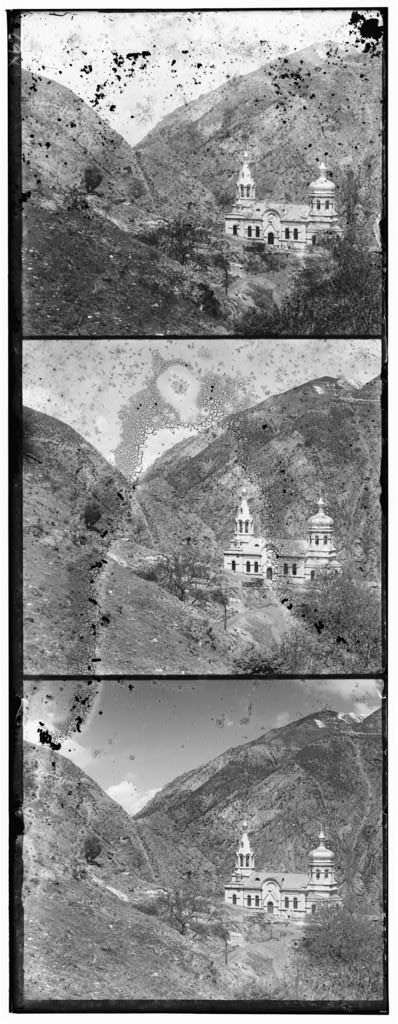
#> input picture syde671/data/00056v.jpg, 398 x 1024 px, given in place of 01007a.jpg, which was not available
$ python create_detailed_alignment_gif.py
#> lines starting #> are read from the running program, lines starting #| are printed output that depends on the picture; pictures that were not available may be replaced by others from this repository, and a replacement may not be noted
### syde671/main.py
import numpy as np
import imageio.v3 as iio
import matplotlib.pyplot as plt

from pathlib import Path
import csv
import time

# ============================================================
# 1. Load image
# ============================================================

def load_image(path):
    image = iio.imread(path)

    # Convert integer image to float [0, 1]
    if np.issubdtype(image.dtype, np.integer):
        max_value = np.iinfo(image.dtype).max
        image = image.astype(np.float32) / max_value
    else:
        image = image.astype(np.float32)

    return image


# ============================================================
# 2. Split glass plate into B, G, R
# ============================================================

def split_channels(image):
    height = image.shape[0]

    channel_height = height // 3

    B = image[
        0:channel_height,
        :
    ]

    G = image[
        channel_height:2 * channel_height,
        :
    ]

    R = image[
        2 * channel_height:3 * channel_height,
        :
    ]

    return B, G, R


# ============================================================
# 3. Shift image
# ============================================================

def shift_image(image, dx, dy):
    """
    dx > 0 : right
    dx < 0 : left

    dy > 0 : down
    dy < 0 : up
    """

    return np.roll(
        image,
        shift=(dy, dx),
        axis=(0, 1)
    )


# ============================================================
# 4. Crop border
# ============================================================

# [19 lines left out: functions crop_border, l2_distance, not called in this run]


# ============================================================
# 6. NCC
# ============================================================

def ncc(image1, image2):
    """
    Normalized Cross-Correlation.

    Assignment definition:
    dot product between normalized image vectors.
    """

    a = image1.flatten()
    b = image2.flatten()

    a_norm = np.linalg.norm(a)
    b_norm = np.linalg.norm(b)

    if a_norm == 0 or b_norm == 0:
        return -1

    a = a / a_norm
    b = b / b_norm

    return np.dot(a, b)


# ============================================================
# 7. Single-scale L2 alignment
# ============================================================

# [146 lines left out: functions align_l2, align_ncc, show_rgb, not called in this run]


# ============================================================
# 10. Gaussian/binomial blur
# ============================================================

def blur_image(image):
    """
    Apply:

        [1, 4, 6, 4, 1] / 16

    horizontally and vertically.
    """

    kernel = np.array(
        [1, 4, 6, 4, 1],
        dtype=np.float32
    ) / 16.0

    height, width = image.shape

    # --------------------------------------------------------
    # Horizontal blur
    # --------------------------------------------------------

    padded = np.pad(
        image,
        ((0, 0), (2, 2)),
        mode="reflect"
    )

    horizontal = np.zeros_like(
        image
    )

    for i in range(5):

        horizontal += (
            kernel[i]
            * padded[
                :,
                i:i + width
            ]
        )

    # --------------------------------------------------------
    # Vertical blur
    # --------------------------------------------------------

    padded = np.pad(
        horizontal,
        ((2, 2), (0, 0)),
        mode="reflect"
    )

    blurred = np.zeros_like(
        image
    )

    for i in range(5):

        blurred += (
            kernel[i]
            * padded[
                i:i + height,
                :
            ]
        )

    return blurred


# ============================================================
# 11. Downsample by factor of 2
# ============================================================

def downsample(image):

    # Blur BEFORE subsampling
    blurred = blur_image(image)

    # Keep every second row and column
    smaller = blurred[
        ::2,
        ::2
    ]

    return smaller


# ============================================================
# 12. Build Gaussian pyramid
# ============================================================

def build_pyramid(
    image,
    min_size=150
):

    # Level 0 = full-resolution image
    pyramid = [image]

    while (
        min(pyramid[-1].shape)
        >= 2 * min_size
    ):

        smaller = downsample(
            pyramid[-1]
        )

        pyramid.append(
            smaller
        )

    return pyramid


# ============================================================
# 13. Search around an existing displacement
# ============================================================

def search_alignment(
    moving,
    reference,
    center_dx=0,
    center_dy=0,
    search_range=15,
    metric="ncc",
    border=10
):

    min_dx = center_dx - search_range
    max_dx = center_dx + search_range

    min_dy = center_dy - search_range
    max_dy = center_dy + search_range

    # Largest possible displacement being tested
    largest_shift = max(
        abs(min_dx),
        abs(max_dx),
        abs(min_dy),
        abs(max_dy)
    )

    # Avoid np.roll wrapped pixels during scoring
    margin = (
        border
        + largest_shift
    )

    if (
        2 * margin
        >= min(reference.shape)
    ):
        raise ValueError(
            "Image too small for this search range."
        )

    reference_crop = reference[
        margin:-margin,
        margin:-margin
    ]

    # --------------------------------------------------------
    # Initialize score
    # --------------------------------------------------------

    if metric == "l2":

        best_score = float("inf")

    elif metric == "ncc":

        best_score = -float("inf")

    else:

        raise ValueError(
            "metric must be 'l2' or 'ncc'"
        )

    best_dx = center_dx
    best_dy = center_dy

    # --------------------------------------------------------
    # Search
    # --------------------------------------------------------

    for dy in range(
        min_dy,
        max_dy + 1
    ):

        for dx in range(
            min_dx,
            max_dx + 1
        ):

            shifted = shift_image(
                moving,
                dx,
                dy
            )

            shifted_crop = shifted[
                margin:-margin,
                margin:-margin
            ]

            # ----------------------------------------------
            # L2
            # ----------------------------------------------

            if metric == "l2":

                score = l2_distance(
                    shifted_crop,
                    reference_crop
                )

                if score < best_score:

                    best_score = score

                    best_dx = dx
                    best_dy = dy

            # ----------------------------------------------
            # NCC
            # ----------------------------------------------

            else:

                score = ncc(
                    shifted_crop,
                    reference_crop
                )

                if score > best_score:

                    best_score = score

                    best_dx = dx
                    best_dy = dy

    return (
        best_dx,
        best_dy,
        best_score
    )


# ============================================================
# 14. Coarse-to-fine pyramid alignment
# ============================================================

# [727 lines left out: functions align_pyramid, save_rgb, shift_crop_border, process_one_image, main, not called in this run]


# ============================================================
# Run
# ============================================================

# [2 lines that do not run on import are left out]

### syde671/visualize_alignment.py
"""Generate alignment-search visualizations for one Prokudin-Gorskii plate.

The default input is data/01007a.jpg. Brute-force heatmaps use the coarsest
pyramid level as a low-resolution version of the same plate; pyramid figures
use the full-resolution input.
"""

from __future__ import annotations

import argparse
import csv
from pathlib import Path

import matplotlib

matplotlib.use("Agg")
import matplotlib.pyplot as plt
import numpy as np

from main import (
    build_pyramid,
    load_image,
    ncc,
    l2_distance,
    search_alignment,
    shift_image,
    split_channels,
)


SCRIPT_DIR = Path(__file__).resolve().parent


# [73 lines left out: functions score_surface, plot_heatmaps, not called in this run]


def align_with_history(moving, reference, channel_name, metric="ncc"):
    """Run coarse-to-fine alignment and retain every per-level estimate."""
    moving_pyramid = build_pyramid(moving, min_size=150)
    reference_pyramid = build_pyramid(reference, min_size=150)
    level_count = min(len(moving_pyramid), len(reference_pyramid))
    dx = dy = 0
    history = []

    for level in reversed(range(level_count)):
        if level == level_count - 1:
            predicted_dx = predicted_dy = 0
            search_range = 15
        else:
            predicted_dx = dx * 2
            predicted_dy = dy * 2
            dx, dy = predicted_dx, predicted_dy
            search_range = 2

        dx, dy, score = search_alignment(
            moving_pyramid[level],
            reference_pyramid[level],
            center_dx=dx,
            center_dy=dy,
            search_range=search_range,
            metric=metric,
        )
        scale = 2 ** level
        history.append({
            "channel": channel_name,
            "level": level,
            "height": reference_pyramid[level].shape[0],
            "width": reference_pyramid[level].shape[1],
            "predicted_dx": predicted_dx,
            "predicted_dy": predicted_dy,
            "selected_dx": dx,
            "selected_dy": dy,
            "full_resolution_dx": dx * scale,
            "full_resolution_dy": dy * scale,
            "score": float(score),
        })

    return dx, dy, history, reference_pyramid, moving_pyramid


# [169 lines left out: functions plot_pyramid_diagram, plot_trajectory, save_trajectory_table, crop_for_display, plot_final_comparison, parse_args and 1 more, not called in this run]


# [2 lines that do not run on import are left out]

### syde671/create_detailed_alignment_gif.py
"""Create a detailed end-to-end alignment walkthrough GIF for 01007a."""

from __future__ import annotations

import argparse
from pathlib import Path

import numpy as np
from PIL import Image, ImageDraw, ImageFont

from main import load_image, shift_image, split_channels
from visualize_alignment import align_with_history


SCRIPT_DIR = Path(__file__).resolve().parent
CANVAS_SIZE = (1200, 760)
BACKGROUND = "#f8fafc"
INK = "#102a43"
MUTED = "#52606d"
ACCENT = "#075985"
GREEN = "#0f766e"


def font(size, bold=False):
    choices = [
        "/System/Library/Fonts/Supplemental/Arial Bold.ttf" if bold
        else "/System/Library/Fonts/Supplemental/Arial.ttf",
        "/System/Library/Fonts/Helvetica.ttc",
    ]
    for path in choices:
        try:
            return ImageFont.truetype(path, size)
        except OSError:
            continue
    return ImageFont.load_default()


def to_pil(array, mode="RGB"):
    pixels = (np.clip(array, 0, 1) * 255).round().astype(np.uint8)
    return Image.fromarray(pixels, mode=mode)


def fit(image, size):
    result = image.copy().convert("RGB")
    result.thumbnail(size, Image.Resampling.LANCZOS)
    return result


def base_frame(step, total, title, subtitle):
    canvas = Image.new("RGB", CANVAS_SIZE, BACKGROUND)
    draw = ImageDraw.Draw(canvas)
    draw.text((42, 28), "01007a: automatic glass-plate alignment", fill=INK, font=font(31, True))
    draw.text((42, 78), title, fill=ACCENT, font=font(23, True))
    draw.text((42, 116), subtitle, fill=MUTED, font=font(18))
    draw.text((1080, 34), f"{step}/{total}", fill=MUTED, font=font(17, True))
    progress_left, progress_right, y = 42, 1158, 722
    draw.line((progress_left, y, progress_right, y), fill="#d9e2ec", width=5)
    completed = progress_left + (progress_right - progress_left) * (step - 1) / (total - 1)
    draw.line((progress_left, y, completed, y), fill=GREEN, width=5)
    return canvas


def paste_center(canvas, image, box, border="#cbd5e1"):
    x, y, width, height = box
    image = fit(image, (width, height))
    px = x + (width - image.width) // 2
    py = y + (height - image.height) // 2
    canvas.paste(image, (px, py))
    ImageDraw.Draw(canvas).rectangle((x, y, x + width, y + height), outline=border, width=2)


def labelled_panel(canvas, image, box, label, border="#cbd5e1"):
    x, y, width, height = box
    paste_center(canvas, image, box, border)
    ImageDraw.Draw(canvas).text((x, y + height + 9), label, fill=MUTED, font=font(16, True))


def raw_plate_frame(raw, step, total):
    canvas = base_frame(step, total, "1. Load the glass-plate image",
                        "One grayscale plate stores blue, green, and red exposures vertically.")
    labelled_panel(canvas, to_pil(raw, mode="L"), (350, 158, 500, 500),
                   f"Input plate · {raw.shape[1]} × {raw.shape[0]} pixels")
    return canvas


def split_frame(B, G, R, step, total):
    canvas = base_frame(step, total, "2. Split the plate into B / G / R",
                        "Each channel receives one equal-height third of the source image.")
    boxes = [(42, 175, 350, 430), (425, 175, 350, 430), (808, 175, 350, 430)]
    labels = ["Blue reference", "Green moving channel", "Red moving channel"]
    colors = ["#2563eb", "#0f766e", "#dc2626"]
    for image, box, label, color in zip((B, G, R), boxes, labels, colors):
        labelled_panel(canvas, to_pil(image, mode="L"), box, label, color)
    return canvas


def rgb_frame(rgb, step, total, title, subtitle, label):
    canvas = base_frame(step, total, title, subtitle)
    labelled_panel(canvas, to_pil(rgb), (210, 165, 780, 490), label, GREEN)
    return canvas


def imported_figure_frame(path, step, total, title, subtitle):
    canvas = base_frame(step, total, title, subtitle)
    labelled_panel(canvas, Image.open(path), (90, 155, 1020, 520), path.stem.replace("_", " "))
    return canvas


# [5 lines left out: function alignment_stage_frame, not called in this run]


def crop(array, border):
    return array[border:-border, border:-border]


def create_detailed_gif(image_path, output_path, assets_dir):
    raw = load_image(image_path)
#> in load_image, image is the input picture: shape (1024, 398); min 0, max 255, mean 138.2
    B, G, R = split_channels(raw)
    g_dx, g_dy, green_history, _, _ = align_with_history(G, B, "Green")
#> the loop in build_pyramid, `while ( min(pyramid[-1].shape) >= 2 * min_size ): ` made 1 pass
#> pass 1, in downsample, `smaller = blurred[ ::2, ::2 ]`:
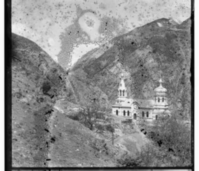
#> smaller: shape (171, 199) float32; min 0.0218, max 0.993, mean 0.543
#> after the loop in build_pyramid, `while (`: pyramid = 2 items
#> in align_with_history, `level_count = min(len(moving_pyramid), len(reference_pyramid))`: level_count = 2
#> the loop in align_with_history, `for level in reversed(range(level_count)):` made 2 passes
#> pass 1, in search_alignment, `reference_crop = reference[ margin:-margin, margin:-margin ]`:
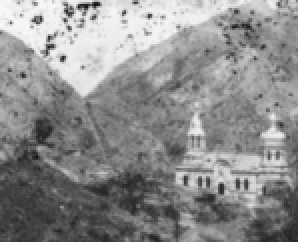
#> reference_crop: shape (121, 149) float32 (shown 2 times larger); min 0.0712, max 0.975, mean 0.553
    r_dx, r_dy, red_history, _, _ = align_with_history(R, B, "Red")
    border = 20 + max(abs(g_dx), abs(g_dy), abs(r_dx), abs(r_dy))

    unaligned = crop(np.dstack([R, G, B]), border)
    l2 = crop(np.dstack([
        shift_image(R, -9, 15), shift_image(G, -4, 15), B
    ]), border)
#> call 2 of crop, with border = 33
#> in crop (call 2), `return array[border:-border, border:-border]`:
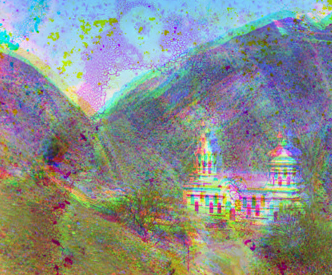
#> returned value: shape (275, 332, 3) float32; mean of channels 0, 1, 2 0.531, 0.556, 0.554; drawn as R, G, B
    ncc_single = l2.copy()
    before = to_pil(unaligned)

    total = 8 + len(green_history)
    frames = [
        raw_plate_frame(raw, 1, total),
        split_frame(B, G, R, 2, total),
        rgb_frame(
            unaligned, 3, total, "3. Stack channels before alignment",
            "Misregistered channel edges appear as strong red, green, and blue ghosts.",
            "Unaligned RGB composite",
        ),
        imported_figure_frame(
            assets_dir / "01007a_l2_heatmap.png", 4, total,
            "4. Single-scale L2 search",
            "At the coarsest resolution, every integer displacement in [-15, 15]² is scored.",
        ),
        rgb_frame(
            l2, 5, total, "5. Apply the best single-scale L2 offsets",
            "At full resolution, the ±15-pixel window is too small for the true displacement.",
            "L2 result · G (-4, 15), R (-9, 15)",
        ),
        imported_figure_frame(
            assets_dir / "01007a_ncc_heatmap.png", 6, total,
            "6. Single-scale normalized cross-correlation",
            "NCC selects the largest normalized similarity score and tolerates brightness changes.",
        ),
        rgb_frame(
            ncc_single, 7, total, "7. Apply the best single-scale NCC offsets",
            "NCC reaches the same bounded offsets, confirming that a wider search strategy is needed.",
            "NCC result · G (-4, 15), R (-9, 15)",
        ),
        imported_figure_frame(
            assets_dir / "01007a_pyramid_levels.png", 8, total,
            "8. Build Gaussian pyramids",
            "Blur and downsample B, G, and R from full resolution to a 238 × 203 coarse level.",
        ),
    ]
#> the loop in split_frame, `for image, box, label, color in zip((B, G, R), boxes, labels, colors):` made 3 passes
#> (box, label, color) on passes 1 to 3: ((42, 175, 350, 430), 'Blue reference', '#2563eb'), ((425, 175, 350, 430), 'Green moving channel', '#0f766e'), ((808, 175, 350, 430), 'Red moving channel', '#dc2626')
#> pass 1, in paste_center (call 2), `image = fit(image, (width, height))`:
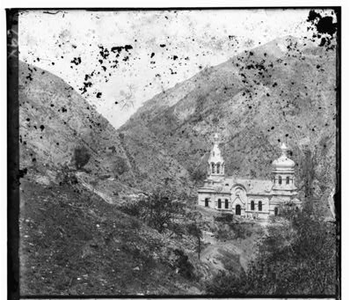
#> image: PIL image 350x300 RGB; min 0, max 255, mean 139.7
#> after the loop in split_frame, `for image, box, label, color in zip((B, G, R), boxes, labels, colors):`:
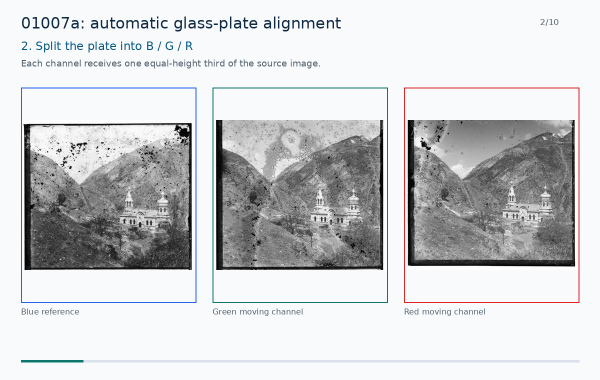
#> canvas: PIL image 1200x760 RGB (shown at 1/2 size); mean R, G, B 205.9, 207.5, 209.5
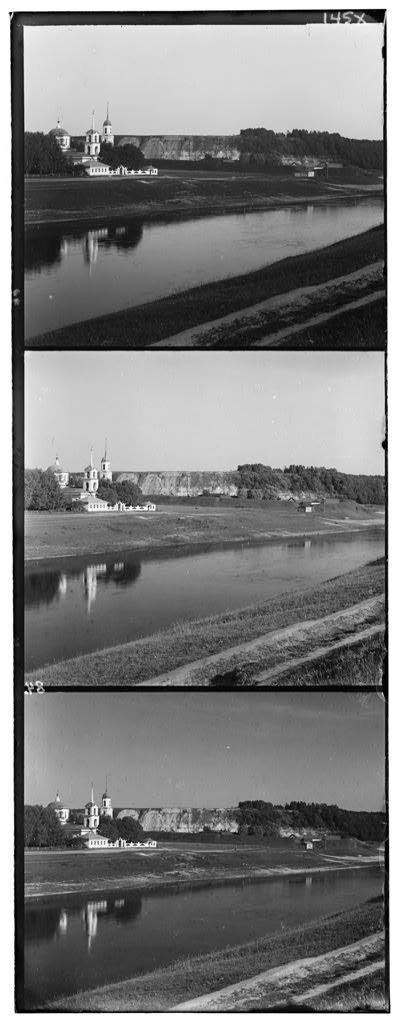
#> input picture syde671/data/00125v.jpg, 400 x 1024 px, given in place of 01007a_l2_heatmap.png, which was not available
#> in paste_center (call 7), `canvas.paste(image, (px, py))`:
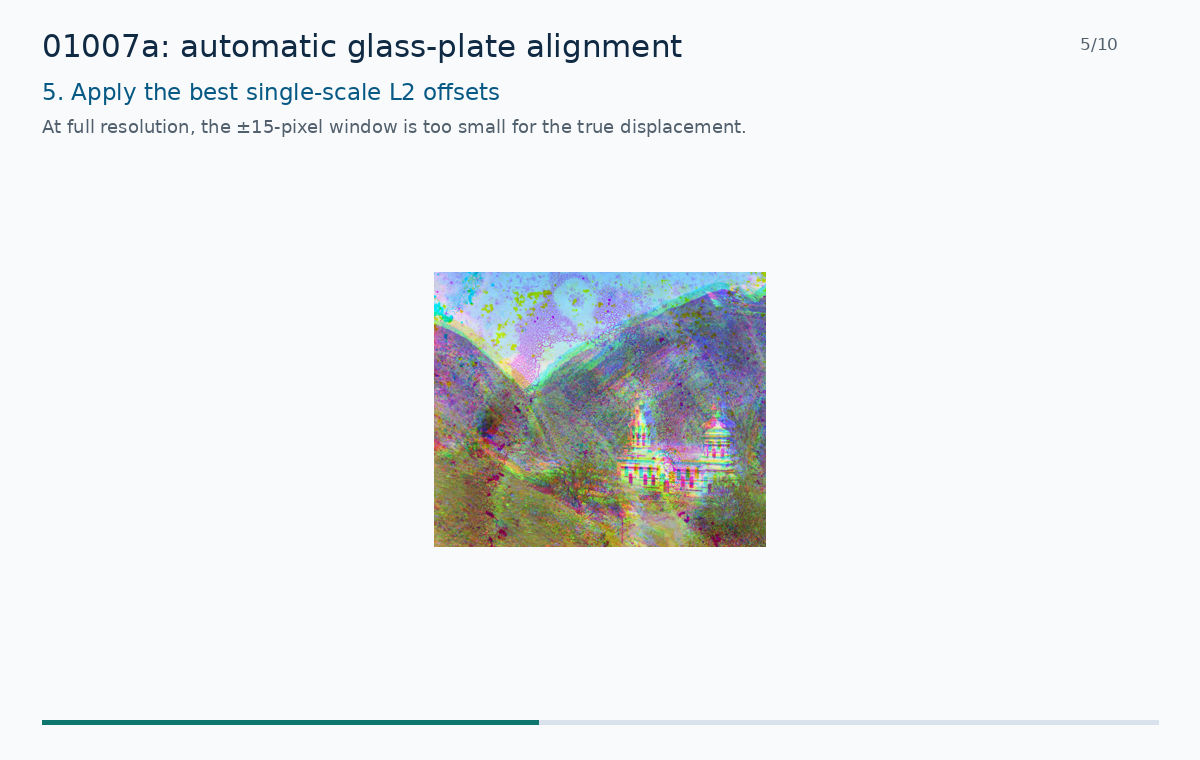
#> canvas: PIL image 1200x760 RGB; mean R, G, B 233.8, 236.9, 238.9

    for index, (green_step, red_step) in enumerate(zip(green_history, red_history), start=9):
        level = green_step["level"]
        green_offset = (green_step["full_resolution_dx"], green_step["full_resolution_dy"])
        red_offset = (red_step["full_resolution_dx"], red_step["full_resolution_dy"])
        aligned = crop(np.dstack([
            shift_image(R, *red_offset),
            shift_image(G, *green_offset),
            B,
        ]), border)
        search_text = "global ±15 search" if level == green_history[0]["level"] else "local ±2 refinement"
        frames.append(alignment_stage_frame(
            before,
            to_pil(aligned),
            index,
            total,
            f"9. Pyramid NCC · level {level}",
            f"{green_step['width']} × {green_step['height']} search image · {search_text}",
            f"Projected G {green_offset} · R {red_offset}",
        ))

    durations = [1700, 1700, 1500, 2100, 1600, 2100, 1600, 2100]
    durations += [1250] * (len(green_history) - 1) + [3000]
    output_path.parent.mkdir(parents=True, exist_ok=True)
    frames[0].save(
        output_path,
        save_all=True,
        append_images=frames[1:],
        duration=durations,
        loop=0,
        optimize=True,
        disposal=2,
    )
    return len(frames), (g_dx, g_dy), (r_dx, r_dy)


def parse_args():
    parser = argparse.ArgumentParser(description=__doc__)
    parser.add_argument("image", nargs="?", type=Path,
                        default=SCRIPT_DIR / "data" / "01007a.jpg")
    parser.add_argument("--output", type=Path,
                        default=SCRIPT_DIR / "visualizations" / "01007a" /
                        "01007a_detailed_alignment.gif")
    return parser.parse_args()


def main():
    args = parse_args()
    image = args.image.resolve()
    output = args.output.resolve()
    assets = SCRIPT_DIR / "visualizations" / "01007a"
    frame_count, green, red = create_detailed_gif(image, output, assets)
    print(f"Frames: {frame_count}")
    print(f"Final green offset: {green}")
    print(f"Final red offset: {red}")
    print(f"Saved GIF to: {output}")


if __name__ == "__main__":
#> (the run stopped early here; a loop or call above may not have finished)
